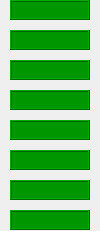
   <widget class="QWidget" name="widget_5" native="true">
    <property name="geometry">
     <rect>
      <x>200</x>
      <y>10</y>
      <width>100</width>
      <height>231</height>
     </rect>
    </property>
    <property name="styleSheet">
     <string notr="true">color: rgb(0, 0, 0);</string>
    </property>
    <widget class="CALabel" name="caLabel">
     <property name="geometry">
      <rect>
       <x>10</x>
       <y>0</y>
       <width>80</width>
       <height>20</height>
      </rect>
     </property>
     <property name="font">
      <font>
       <family>Abyssinica SIL</family>
       <pointsize>9</pointsize>
      </font>
     </property>
     <property name="styleSheet">
      <string notr="true">QWidget { background-color: #009600; }</string>
     </property>
     <property name="frameShape">
      <enum>QFrame::Box</enum>
     </property>
     <property name="frameShadow">
      <enum>QFrame::Raised</enum>
     </property>
     <property name="alignment">
      <set>Qt::AlignRight|Qt::AlignTrailing|Qt::AlignVCenter</set>
     </property>
     <property name="indent">
      <number>10</number>
     </property>
     <property name="pvname">
      <string>QDS:PFC_05UP_CHV:C31:AI03:V_OUT</string>
     </property>
     <property name="dmode" stdset="0">
      <enum>CALabel::Double</enum>
     </property>
     <property name="cmode" stdset="0">
      <enum>CALabel::Alarm</enum>
     </property>
    </widget>
    <widget class="CALabel" name="caLabel_2">
     <property name="geometry">
      <rect>
       <x>10</x>
       <y>30</y>
       <width>80</width>
       <height>20</height>
      </rect>
     </property>
     <property name="font">
      <font>
       <family>Abyssinica SIL</family>
       <pointsize>9</pointsize>
      </font>
     </property>
     <property name="styleSheet">
      <string notr="true">QWidget { background-color: #009600; }</string>
     </property>
     <property name="frameShape">
      <enum>QFrame::Box</enum>
     </property>
     <property name="frameShadow">
      <enum>QFrame::Raised</enum>
     </property>
     <property name="alignment">
      <set>Qt::AlignRight|Qt::AlignTrailing|Qt::AlignVCenter</set>
     </property>
     <property name="indent">
      <number>10</number>
     </property>
     <property name="pvname">
      <string>QDS:PFC_05UP_BHV:B29:AI03:V_OUT</string>
     </property>
     <property name="dmode" stdset="0">
      <enum>CALabel::Double</enum>
     </property>
     <property name="cmode" stdset="0">
      <enum>CALabel::Alarm</enum>
     </property>
    </widget>
    <widget class="CALabel" name="caLabel_3">
     <property name="geometry">
      <rect>
       <x>10</x>
       <y>60</y>
       <width>80</width>
       <height>20</height>
      </rect>
     </property>
     <property name="font">
      <font>
       <family>Abyssinica SIL</family>
       <pointsize>9</pointsize>
      </font>
     </property>
     <property name="styleSheet">
      <string notr="true">QWidget { background-color: #009600; }</string>
     </property>
     <property name="frameShape">
      <enum>QFrame::Box</enum>
     </property>
     <property name="frameShadow">
      <enum>QFrame::Raised</enum>
     </property>
     <property name="alignment">
      <set>Qt::AlignRight|Qt::AlignTrailing|Qt::AlignVCenter</set>
     </property>
     <property name="indent">
      <number>10</number>
     </property>
     <property name="pvname">
      <string>QDS:PFC_05LO_CHV:C32:AI03:V_OUT</string>
     </property>
     <property name="dmode" stdset="0">
      <enum>CALabel::Double</enum>
     </property>
     <property name="cmode" stdset="0">
      <enum>CALabel::Alarm</enum>
     </property>
    </widget>
    <widget class="CALabel" name="caLabel_4">
     <property name="geometry">
      <rect>
       <x>10</x>
       <y>150</y>
       <width>80</width>
       <height>20</height>
      </rect>
     </property>
     <property name="font">
      <font>
       <family>Abyssinica SIL</family>
       <pointsize>9</pointsize>
      </font>
     </property>
     <property name="styleSheet">
      <string notr="true">QWidget { background-color: #009600; }</string>
     </property>
     <property name="frameShape">
      <enum>QFrame::Box</enum>
     </property>
     <property name="frameShadow">
      <enum>QFrame::Raised</enum>
     </property>
     <property name="alignment">
      <set>Qt::AlignRight|Qt::AlignTrailing|Qt::AlignVCenter</set>
     </property>
     <property name="indent">
      <number>10</number>
     </property>
     <property name="pvname">
      <string>QDS:PFB_05UN_CHV:C34:AI03:V_OUT</string>
     </property>
     <property name="dmode" stdset="0">
      <enum>CALabel::Double</enum>
     </property>
     <property name="cmode" stdset="0">
      <enum>CALabel::Alarm</enum>
     </property>
    </widget>
    <widget class="CALabel" name="caLabel_5">
     <property name="geometry">
      <rect>
       <x>10</x>
       <y>90</y>
       <width>80</width>
       <height>20</height>
      </rect>
     </property>
     <property name="font">
      <font>
       <family>Abyssinica SIL</family>
       <pointsize>9</pointsize>
      </font>
     </property>
     <property name="styleSheet">
      <string notr="true">QWidget { background-color: #009600; }</string>
     </property>
     <property name="frameShape">
      <enum>QFrame::Box</enum>
     </property>
     <property name="frameShadow">
      <enum>QFrame::Raised</enum>
     </property>
     <property name="alignment">
      <set>Qt::AlignRight|Qt::AlignTrailing|Qt::AlignVCenter</set>
     </property>
     <property name="indent">
      <number>10</number>
     </property>
     <property name="pvname">
      <string>QDS:PFC_05LO_BHV:B30:AI03:V_OUT</string>
     </property>
     <property name="dmode" stdset="0">
      <enum>CALabel::Double</enum>
     </property>
     <property name="cmode" stdset="0">
      <enum>CALabel::Alarm</enum>
     </property>
    </widget>
    <widget class="CALabel" name="caLabel_6">
     <property name="geometry">
      <rect>
       <x>10</x>
       <y>120</y>
       <width>80</width>
       <height>20</height>
      </rect>
     </property>
     <property name="font">
      <font>
       <family>Abyssinica SIL</family>
       <pointsize>9</pointsize>
      </font>
     </property>
     <property name="styleSheet">
      <string notr="true">QWidget { background-color: #009600; }</string>
     </property>
     <property name="frameShape">
      <enum>QFrame::Box</enum>
     </property>
     <property name="frameShadow">
      <enum>QFrame::Raised</enum>
     </property>
     <property name="alignment">
      <set>Qt::AlignRight|Qt::AlignTrailing|Qt::AlignVCenter</set>
     </property>
     <property name="indent">
      <number>10</number>
     </property>
     <property name="pvname">
      <string>QDS:PFB_05UP_CHV:C33:AI03:V_OUT</string>
     </property>
     <property name="dmode" stdset="0">
      <enum>CALabel::Double</enum>
     </property>
     <property name="cmode" stdset="0">
      <enum>CALabel::Alarm</enum>
     </property>
    </widget>
    <widget class="CALabel" name="caLabel_7">
     <property name="geometry">
      <rect>
       <x>10</x>
       <y>210</y>
       <width>80</width>
       <height>20</height>
      </rect>
     </property>
     <property name="font">
      <font>
       <family>Abyssinica SIL</family>
       <pointsize>9</pointsize>
      </font>
     </property>
     <property name="styleSheet">
      <string notr="true">QWidget { background-color: #009600; }</string>
     </property>
     <property name="frameShape">
      <enum>QFrame::Box</enum>
     </property>
     <property name="frameShadow">
      <enum>QFrame::Raised</enum>
     </property>
     <property name="alignment">
      <set>Qt::AlignRight|Qt::AlignTrailing|Qt::AlignVCenter</set>
     </property>
     <property name="indent">
      <number>10</number>
     </property>
     <property name="pvname">
      <string>QDS:PFB_05LN_CHV:C36:AI03:V_OUT</string>
     </property>
     <property name="dmode" stdset="0">
      <enum>CALabel::Double</enum>
     </property>
     <property name="cmode" stdset="0">
      <enum>CALabel::Alarm</enum>
     </property>
    </widget>
    <widget class="CALabel" name="caLabel_8">
     <property name="geometry">
      <rect>
       <x>10</x>
       <y>180</y>
       <width>80</width>
       <height>20</height>
      </rect>
     </property>
     <property name="font">
      <font>
       <family>Abyssinica SIL</family>
       <pointsize>9</pointsize>
      </font>
     </property>
     <property name="styleSheet">
      <string notr="true">QWidget { background-color: #009600; }</string>
     </property>
     <property name="frameShape">
      <enum>QFrame::Box</enum>
     </property>
     <property name="frameShadow">
      <enum>QFrame::Raised</enum>
     </property>
     <property name="alignment">
      <set>Qt::AlignRight|Qt::AlignTrailing|Qt::AlignVCenter</set>
     </property>
     <property name="indent">
      <number>10</number>
     </property>
     <property name="pvname">
      <string>QDS:PFB_05LP_CHV:C35:AI03:V_OUT</string>
     </property>
     <property name="dmode" stdset="0">
      <enum>CALabel::Double</enum>
     </property>
     <property name="cmode" stdset="0">
      <enum>CALabel::Alarm</enum>
     </property>
    </widget>
   </widget>
